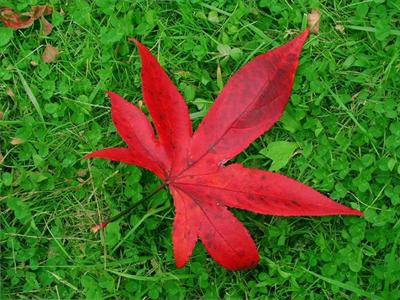
#> input picture leaf.jpg, 400 x 300 px
$ jupyter execute DIP_Abstraction_and_uniqueness.ipynb
#> lines starting #> are read from the running program, lines starting #| are printed output that depends on the picture; after the words box and inside, x2 and y2 are one past the last pixel; in counts of white or black regions, pixels touching at a corner belong together
[cell 1]
# -*- coding: utf-8 -*-

import numpy as np
from skimage import img_as_float
from skimage.color import rgb2lab
from skimage.segmentation import slic
from scipy.spatial.distance import cdist
import matplotlib.pyplot as plt
import cv2
# from google.colab.patches import cv2
from skimage.segmentation import mark_boundaries
import os
#-----------------------------------------------------------------------
uniq_sigma = uniqueness_sigma=0.25
dist_sigma = distribution_sigma=20.0
k=6.0
alpha=0.033
beta=0.033
nsegments=300
#-----------------------------custom functions--------------------------
def __gaussian_weight(array, sigma):
        weight = np.exp(-cdist(array, array) ** 2 / (2 * sigma ** 2))
        weight /= weight.sum(axis=1)[:, None]
        return weight

def __gaussian_weight2(array1, array2, alpha, beta):
        weight = np.exp(-0.5*(alpha*cdist(array1, array1)**2 +beta*cdist(array2,array2)**2))
        weight /= weight.sum(axis=1)[:, None]
        return weight
#-------------------------------input image----------------------------------------
"""input:- image in RGB uint8
output:- saliency map in uint8"""
cwd = os.getcwd()
imagepath=os.path.join(cwd,'leaf.jpg')
image=cv2.imread(imagepath)
#> image is the input picture: shape (300, 400, 3); mean B, G, R 35.9, 102.2, 81.7
plt.subplot(121),plt.imshow(image)
plt.show()
#-------------------------------abstraction--------------------------
nrgb = img_as_float(image)
lab = rgb2lab(nrgb)
#> lab: shape (300, 400, 3) float64; mean of channels 0, 1, 2 40.7, -20.3, 6.7
nlab = (lab + np.array([0, 128, 128])) / np.array([100, 255, 255])
#> nlab: shape (300, 400, 3) float64; mean of channels 0, 1, 2 0.407, 0.422, 0.528
# generate superpixels
superpixels = slic(lab, nsegments,enforce_connectivity=True, compactness=30.0,convert2lab=False)
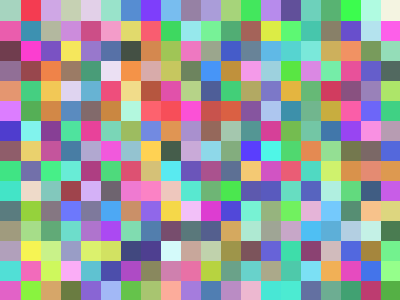
#> superpixels: shape (300, 400) int64; 300 distinct labels, from 1 to 300; one colour per label, 0 black
# --- Code fro plotting super pixels ---
#fig = plt.figure("Superpixels -- %d segments" % (nsegments))
#ax = fig.add_subplot(1, 1, 1)
#ax.imshow(mark_boundaries(image, superpixels))


n_segments = superpixels.max() + 1
#> n_segments = 301

# construct position matrix
max_y, max_x = np.array(superpixels.shape) - 1
#> max_y = 299; max_x = 399
x = np.linspace(0, max_x, image.shape[1]) / max_x
#> x = 400 values from 0 to 1
y = np.linspace(0, max_y, image.shape[0]) / max_y
#> y = 300 values from 0 to 1
position = np.dstack((np.meshgrid(x, y)))
# compute mean color and position
mean_lab = np.zeros((n_segments, 3))
mean_rgb = np.zeros((n_segments, 3))
mean_position = np.zeros((n_segments, 2))
for superpixel in np.unique(superpixels):
            mask = superpixels == superpixel
            mean_lab[superpixel, :] = nlab[mask, :].mean(axis=0)
            mean_rgb[superpixel, :] = nrgb[mask, :].mean(axis=0)
            mean_position[superpixel, :] = position[mask, :].mean(axis=0)
#> this loop made 300 passes
#> pass 1, `mask = superpixels == superpixel`:
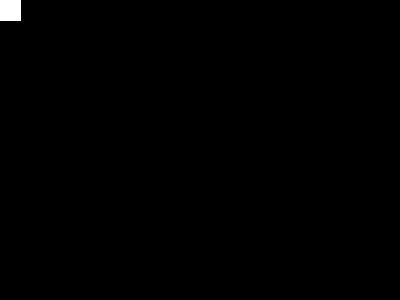
#> mask: shape (300, 400) bool; 0.37% white; 1 white region, box (x1, y1, x2, y2) and area: (0, 0, 21, 21) 441
#> pass 2, `mask = superpixels == superpixel`:
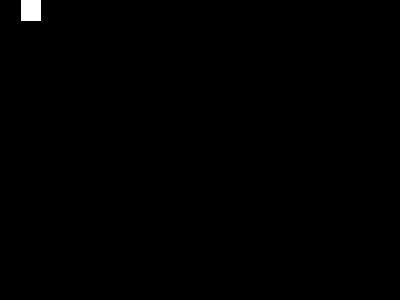
#> mask: shape (300, 400) bool; 0.35% white; 1 white region, box (x1, y1, x2, y2) and area: (21, 0, 41, 21) 420
#> pass 3, `mask = superpixels == superpixel`:
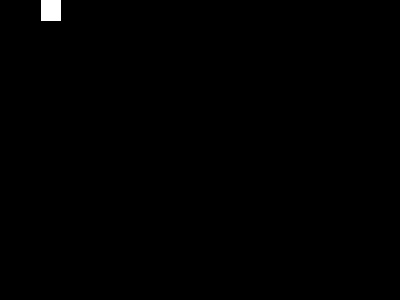
#> mask: shape (300, 400) bool; 0.35% white; 1 white region, box (x1, y1, x2, y2) and area: (41, 0, 61, 21) 420
#> after the loop, mean_lab = 301 rows, first 8: [0, 0, 0], [0.412, 0.41, 0.513], [0.426, 0.4, 0.529], [0.433, 0.378, 0.558], [0.495, 0.327, 0.628], [0.502, 0.322, 0.638], [0.498, 0.316, 0.649], [0.478, 0.321, 0.645]; mean_position = 301 pairs, first value 0 to 0.977, second value 0 to 0.97; mean_rgb = 301 rows, first 8: [0, 0, 0], [0.139, 0.422, 0.352], [0.153, 0.442, 0.342], [0.139, 0.455, 0.3], [0.127, 0.531, 0.233], [0.136, 0.541, 0.222], [0.119, 0.538, 0.195], [0.101, 0.514, 0.182]

[cell 2]
#------------------------------uniqueness-------------------------------
weight0= __gaussian_weight(mean_position,uniq_sigma)
#> in __gaussian_weight, `weight = np.exp(-cdist(array, array) ** 2 / (2 * sigma ** 2))`:
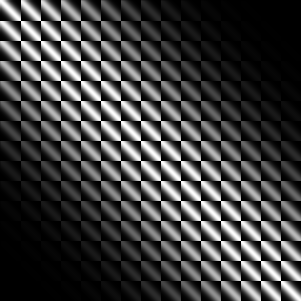
#> weight: shape (301, 301) float64; min 2.58e-07, max 1, mean 0.25
#> in __gaussian_weight, `weight /= weight.sum(axis=1)[:, None]`:
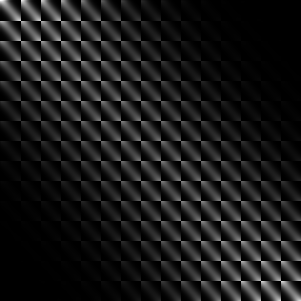
#> weight: shape (301, 301) float64; min 7.32e-09, max 0.0333, mean 0.00332; drawn with min black and max white
uniqueness = (cdist(mean_lab,mean_lab) ** 2 * weight0).sum(axis=1)
#> uniqueness = 301 values, max 0.671 at index 0, min 0.0244 at index 281, mean 0.0874
#normalise
uniqueness=(uniqueness-uniqueness.min()) / (uniqueness.max() -uniqueness.min() + 1e-13)
#> uniqueness = 301 values, max 1 at index 0, min 0 at index 281, mean 0.0975
result = np.zeros(image.shape[:2])
for superpixel in np.unique(superpixels):
            mask = superpixels == superpixel
            result[mask] =uniqueness[superpixel]
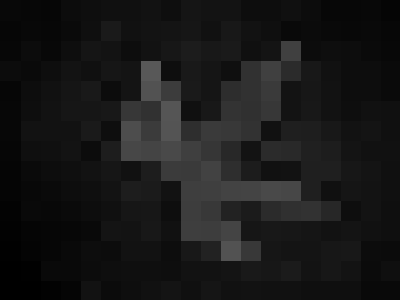
#> result: shape (300, 400) float64; min 0, max 0.346, mean 0.0944
plt.imshow(result)
plt.show()
